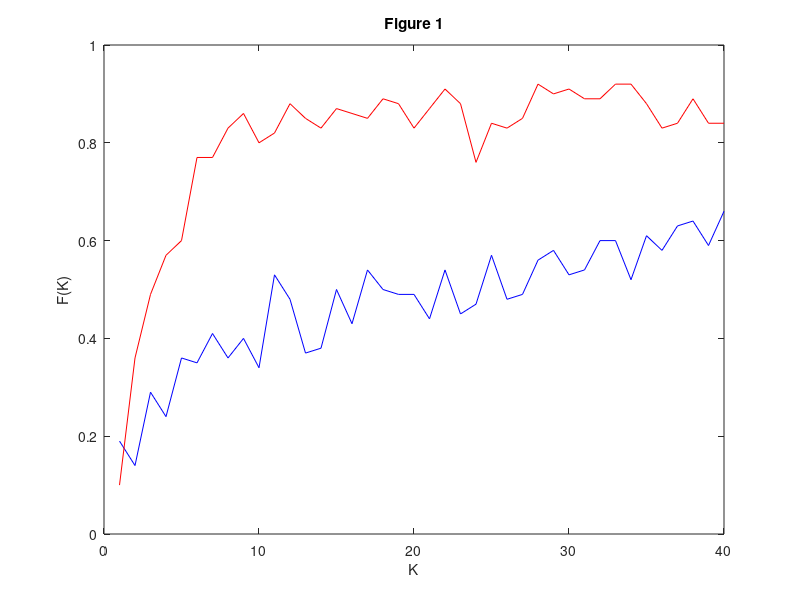
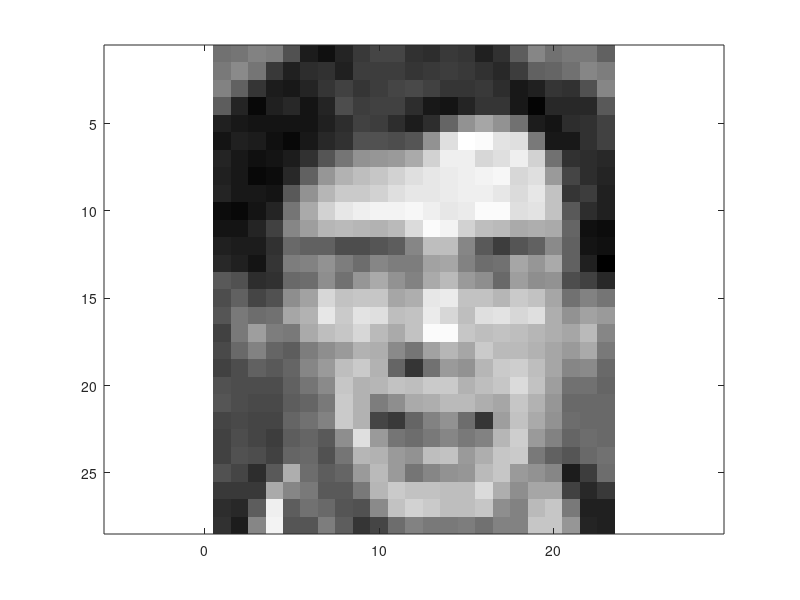
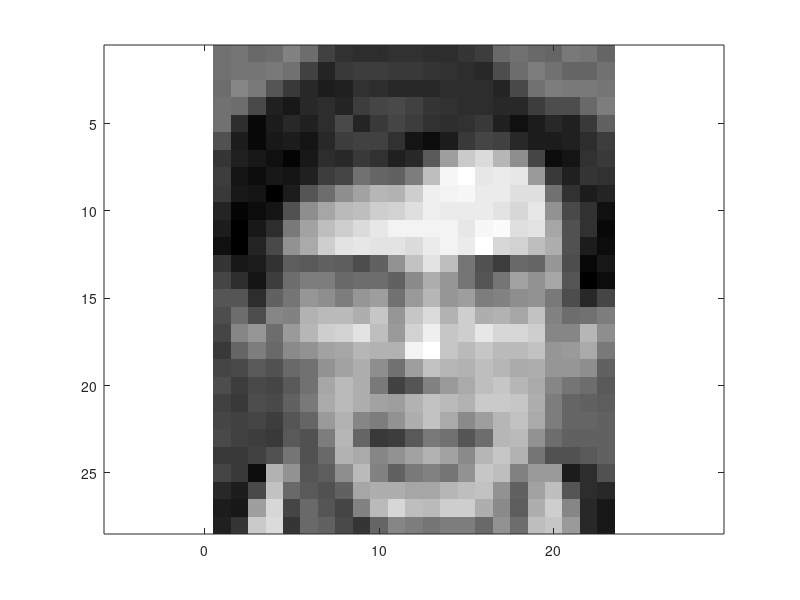
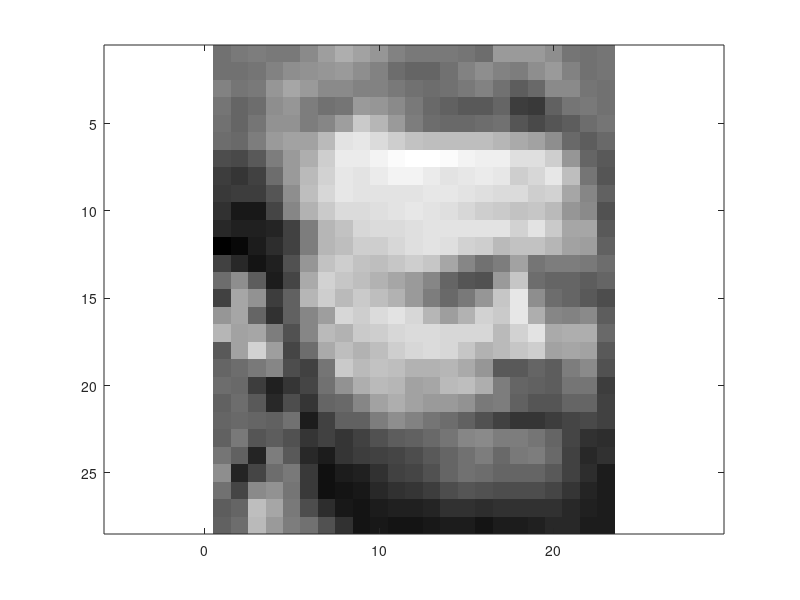

The MATLAB script that drew these images, in order:
clc
clear

load ('Ytrain.mat')
load('Ytest.mat')

Y = (Ytrain)';
W = eye(644);

%%% Perform the PCA analysis %%%
[m, n] = size(Y); 

% 1. Compute sample covariance
C = cov(Y);

% 2. SVD on C
[U, S, V] = svd(C);

for K = 1:40;
        UPCA = U(:,1:K);
        Z = (UPCA)'*Ytrain;
        
        USP = W(:,1:K);
        Y1 = (USP)'*Ytrain;
        
        for i = 1:100
            IND(i) = ceil(200*rand(1));
            I = Ytest(:,IND(i));
            I1 = (USP)'*I;
            Z1 = (UPCA)'*I;
            IN(i) = ceil(IND(i)/5);
            
            [a b] = size(Y1);
            [c d] = size(Z);
            
            for j = 1:b
                d1(j) = norm(I1-Y1(:,j));
            end
            [dis1, dis_ind1] = sort(d1);
            nn1(i) = dis_ind1(1);
            NN1(i) = ceil(nn1(i)/5);
            diff1(i) = (IN(i)-NN1(i));
            if (diff1(i)==0)
                s1(i)=1;
            else
                s1(i)=0;
            end
            success1(K) = sum(s1);
            FSP(K) = success1(K)/100; 
            
            for m = 1:d
                d2(m) = norm(Z1-Z(:,m));
            end
            [dis2, dis_ind2] = sort(d2);
            nn2(i) = dis_ind2(1);
            NN2(i) = ceil(nn2(i)/5);
            diff2(i) = (IN(i)-NN2(i));
            if (diff2(i)==0)
                s2(i) = 1;
            else
                s2(i) = 0;
            end
            success2(K) = sum(s2);
            FPCA(K) = success2(K)/100;
        end
        VPCA = var(FPCA(K));
        VSP = var(FSP(K));
end
%plot(nn1)

figure(1)
plot(FSP,'b')
xlabel('K')
ylabel('F(K)')
title('Figure 1')
hold on

plot(FPCA,'r')

figure(2)
I=reshape(Ytrain(:,100),28,23);
imagesc(I);
colormap(gray);
axis equal;

figure(3)
I=reshape(Ytest(:,98),28,23);
imagesc(I);
colormap(gray);
axis equal;

figure(4)
I=reshape(Ytrain(:,130),28,23);
imagesc(I);
colormap(gray);
axis equal;

figure(5)
I=reshape(Ytest(:,129),28,23);
imagesc(I);
colormap(gray);
axis equal;
